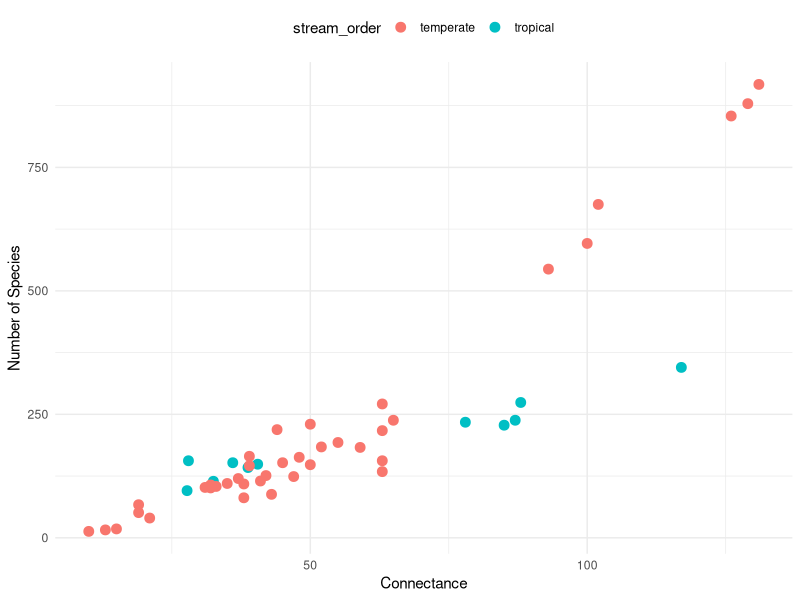
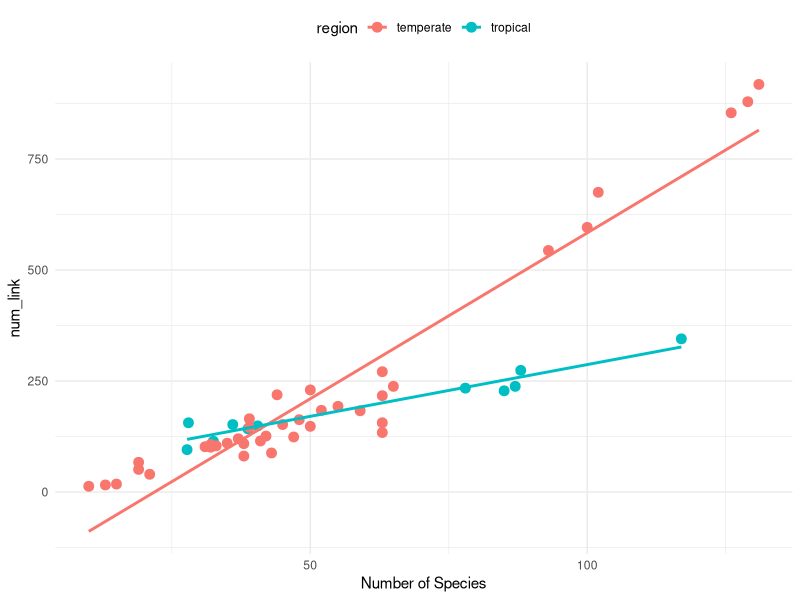
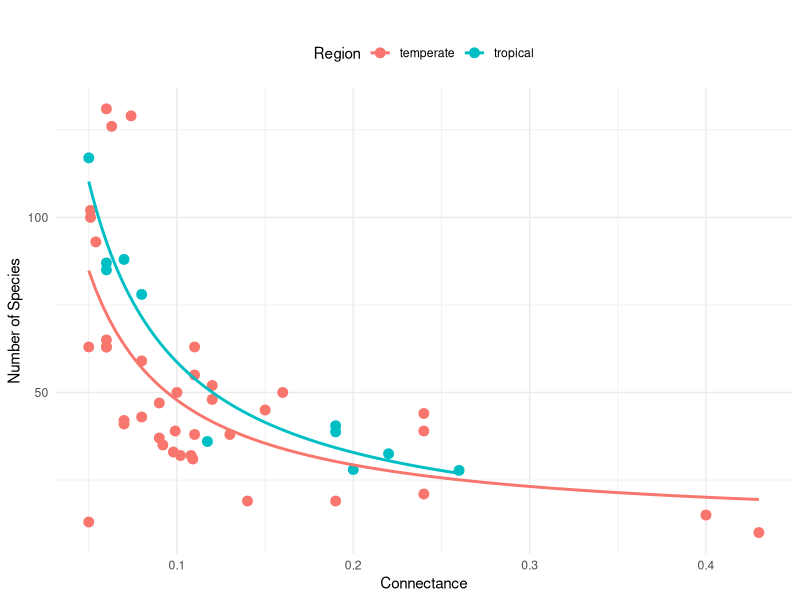
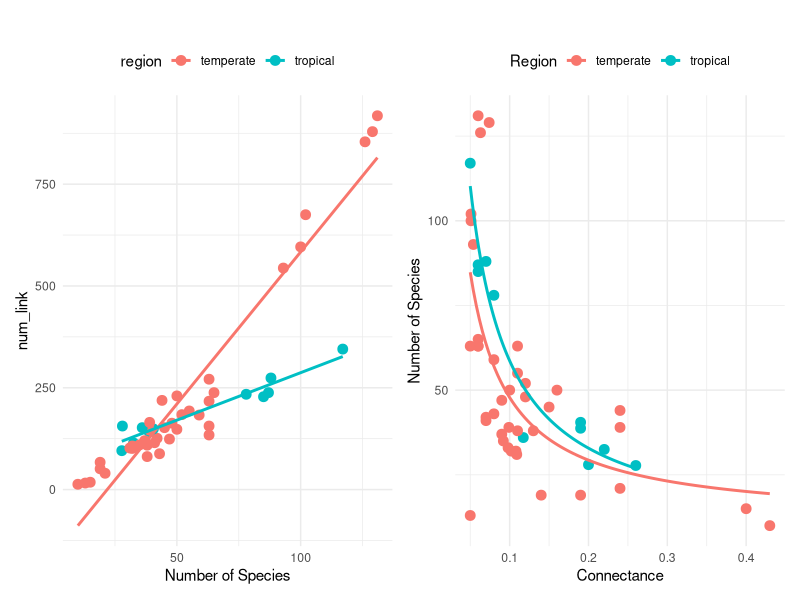

Recreate these plots in R, in order.




# --------------------------------------------------------
# Honor Thesis Reilly Connelly
# Date: Sat Oct 26 2024 15:49:27
# Pablo E. Gutierrez-Fonseca
# pabloe.gutierrezfonseca@gmail.com
# --------------------------------------------------------




library(readxl)
library(dplyr)
library(ggplot2)
library(patchwork)

data<- read_xlsx('data.xlsx')
head(data,20)

mod1 <- lm(num_link~num_spec, data=data)
summary(mod1)
shapiro.test(residuals(mod1))


mod2 <- lm(num_spec~connect, data=data)
summary(mod2)
shapiro.test(residuals(mod2))


# Create the plot# Create tdatahe plot
ggplot(data, aes(x = num_spec, y = num_link, 
                 color = region)) +
  geom_point(size = 3) +  
  labs(
    x = "Connectance",
    y = "Number of Species",
    color = "stream_order"
  ) +
  theme_minimal() +
  theme(legend.position = "top") 



# Create the plot with linear models for both regions on the same plot
a <- ggplot(data, aes(x = num_spec, y = num_link, 
                      color = region)) +
  geom_point(size = 3) +  # Points colored by region
  geom_smooth(method = "lm", se = F) +  # Add separate linear models for each region
  labs(
    x = "Number of Species",
    y = "num_link",
    color = "region"
  ) +
  theme_minimal() +
  theme(legend.position = "top")  # Move the legend to the top
a


# Species richness–connectance relationship -------------------------------
# Create the plot with linear models for both regions on the same plot
# Fit an inverse model for each region
  model_results <- data %>%
  group_by(region) %>%
  do(model = nls(num_spec ~ a / connect + b, data = ., start = list(a = 1, b = 1)))

# Generate predicted values for plotting
predicted_data <- data %>%
  group_by(region) %>%
  do({
    model <- nls(num_spec ~ a / connect + b, data = ., start = list(a = 1, b = 1))
    connect_seq <- seq(min(.$connect), max(.$connect), length.out = 100)
    data.frame(
      connect = connect_seq,
      num_spec = predict(model, newdata = data.frame(connect = connect_seq)),
      region = unique(.$region)
    )
  })

# Plot the data and fitted curves
b <- ggplot(data, aes(x = connect, y = num_spec, color = region)) +
  geom_point(size = 3) +  # Data points
  geom_line(data = predicted_data, aes(x = connect, y = num_spec, color = region), size = 1) +  # Fitted inverse lines
  labs(
    x = "Connectance",
    y = "Number of Species",
    color = "Region",
    title = ""
  ) +
  theme_minimal() +
  theme(legend.position = "top")



b
a + b
